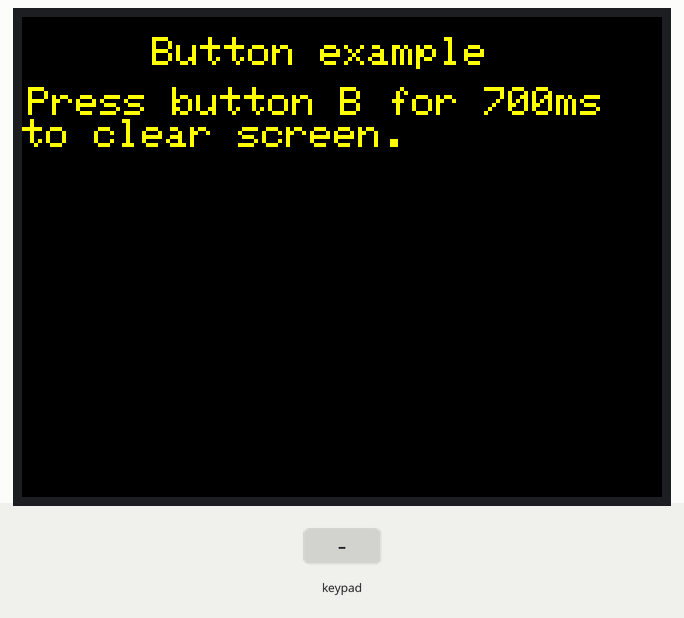
The sketch below on a simulated ESP32. Shown: 320×240 colour display. The test bench sets the inputs (shaded band).

Above: at 1.3 s.
1.4 s: key 'B' pressed
At 2.7 s:
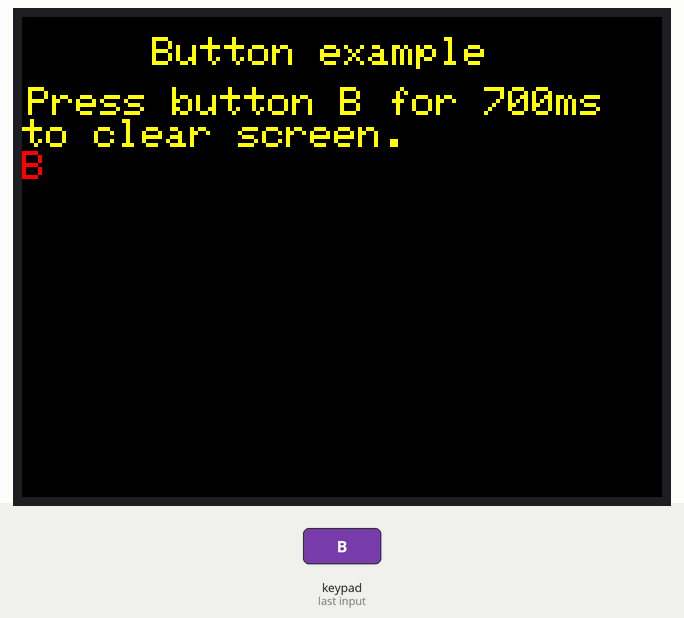
3.0 s: key 'A' pressed
4.6 s: key 'C' pressed
At 5.1 s:
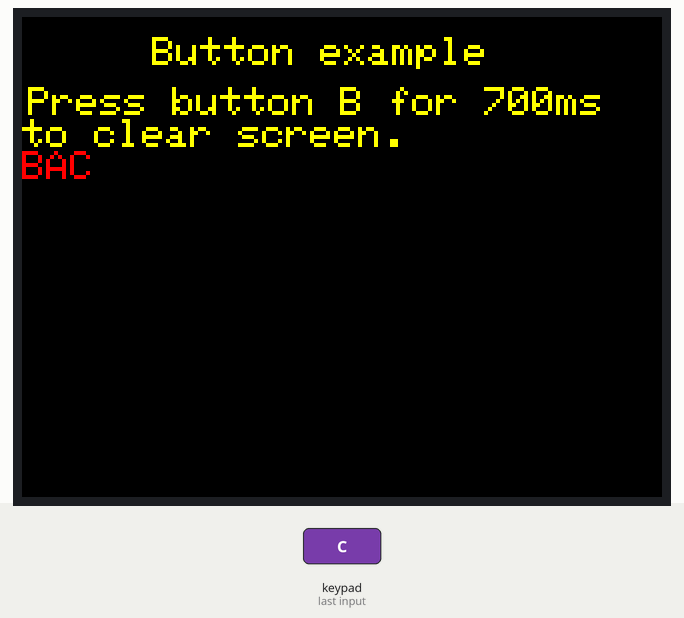
6.2 s: key 'A' pressed
7.8 s: key 'B' pressed
At 8.7 s:
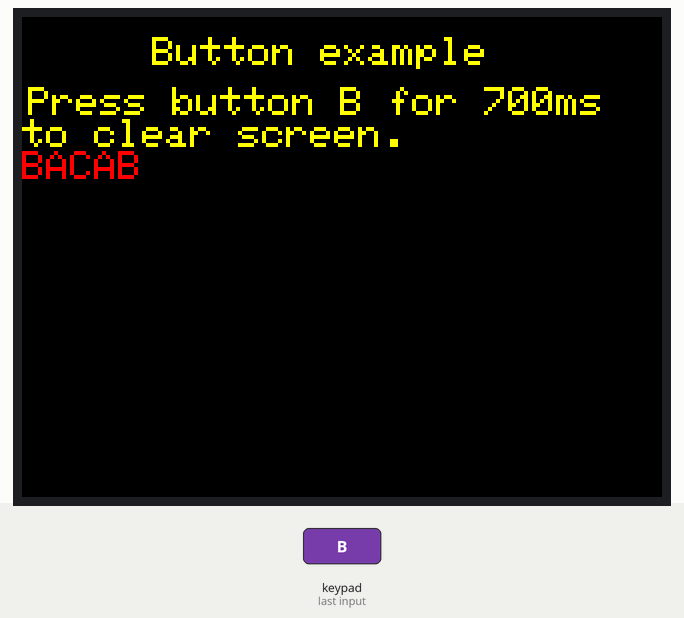
9.4 s: key 'C' pressed
Timing chart, 0 to 12.0 s (numbered marks = the images above; inputs shaded):
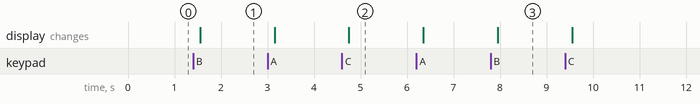

The sketch:

button_example.ino
```cpp
/* Button example
Author: https://github.com/m5stack/M5Core2
Date: 10/11/2023
Description: Ejemplo de pulsación de botones con M5Core2
*/

#include <M5Core2.h>

void setup()
{
    M5.begin();                                 // Inicializar M5Core2
    M5.Lcd.setTextColor(YELLOW);                // Poner el color de texto en amaruillo
    M5.Lcd.setTextSize(2);                      // Poner el tamaño de las letras en 2
    M5.Lcd.setCursor(65, 10);                   // Mover el cursor a la posición (x, y) = (65, 10)
    M5.Lcd.println("Button example");           // Escrbir en esa posición y salto de línea
    M5.Lcd.setCursor(3, 35);                    // Mover el cursor a la posición (3, 35)
    M5.Lcd.println("Press button B for 700ms"); // Escribir en esa posición y salto de línea
    M5.Lcd.println("to clear screen.");         // Escribir en la siguiente línea
    M5.Lcd.setTextColor(RED);                   // Poner el color de texto en rojo
}

void loop()
{
    M5.update(); // Actualiza estado de los botones

    // Los botones A, B y C ya están definidos en la clase M5.
    // Los métodos wasReleased y pressedFor están definidos para la clase Button, y se predefinen en la clase M5
    if (M5.BtnA.wasReleased() || M5.BtnA.pressedFor(1000, 200)) // Si se ha soltado A o si se ha pulsado en un intervalo entre 200 y 1000 ms
    {
        M5.Lcd.print('A'); // Escribe la letra A por pantalla
    }
    else if (M5.BtnB.wasReleased() || M5.BtnB.pressedFor(1000, 200))
    {
        M5.Lcd.print('B');
    }
    else if (M5.BtnC.wasReleased() || M5.BtnC.pressedFor(1000, 200))
    {
        M5.Lcd.print('C');
    }
    else if (M5.BtnB.wasReleasefor(700))
    {
        M5.Lcd.clear(WHITE);    // Borra la pantalla y pon el fondo en blanco
        M5.Lcd.setCursor(0, 0); // Pon el cursor en (0.0)
    }
}
```

Measured:
- after the input at 1.4 s, the display: changes after 0.15 s (image 1)
- after the input at 4.6 s, the display: changes after 0.15 s (image 2)
- after the input at 7.8 s, the display: changes after 0.15 s (image 3)
